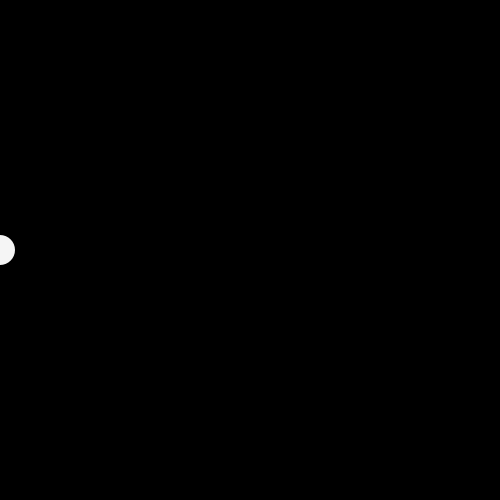
Frame 1 (no input)
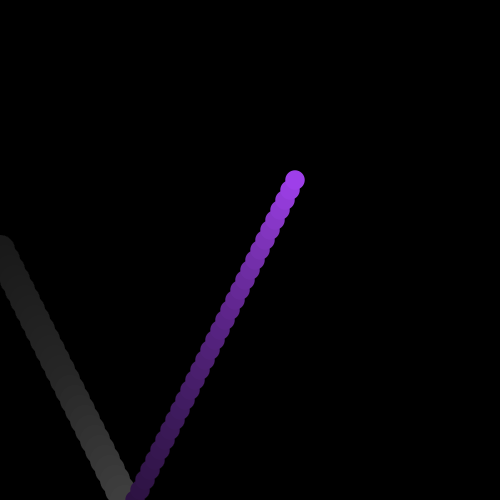
Frame 60 (the mouse pressed at the canvas centre just before this capture)
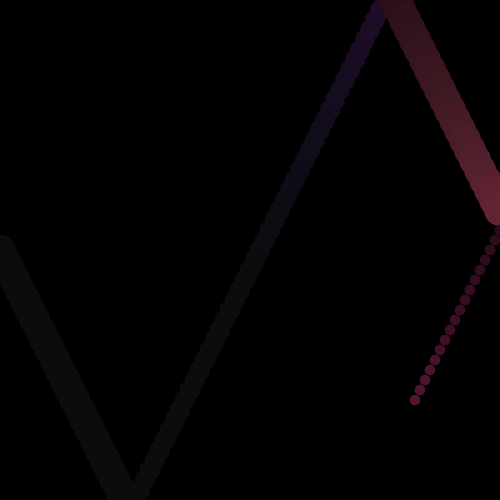
Frame 120 (the mouse held since frame 60 and released just before this capture)

The Processing sketch that drew these frames (run headless with seeded random() and noise(); from frame 60 on, the mouse is pressed at the canvas centre):

// Processing sketch: processing_36877
// ── processing_36877.pde

float xPos = 0;
float yPos = 250;
float d = 30;
float xSpeed = 5;
float ySpeed = 10;

color fillColor = color(255);

void setup() {
  size (500, 500);
  background(0);
  smooth();
  fill(255);
  noStroke();
}

void draw() {
  //background(0);
  ellipse (xPos, yPos, d, d);
  xPos += xSpeed;
  yPos += ySpeed;
  
  fill(0, 10);
  rect(0, 0, width, height);
  
  fill(fillColor);
  
  
  if ((xPos > width) || (xPos < 0)) {
    xSpeed = xSpeed * -1;
    fillColor = color(random(255), random(255), random(255));
    d = random(10, 50);
    
  }
  
  if ((yPos > height) || (yPos < 0)) {
    ySpeed = ySpeed * -1;
    fillColor = color(random(255), random(255), random(255));
    d = random(10, 50);
  }
}
